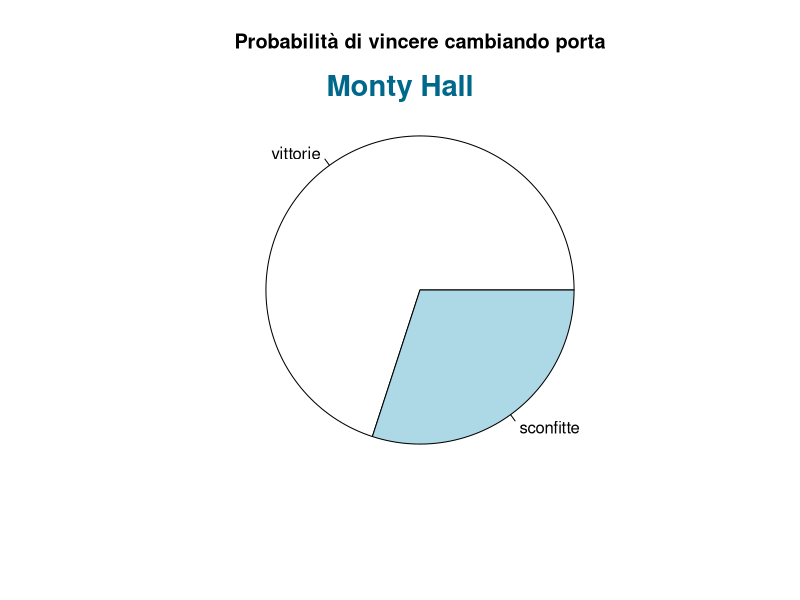

Write R code to recreate this figure.
# Calcolo della probabilità di vincere se si cambia la porta

# Numero di turni di gioco
num_turni <- 100

# Inizializza il numero di vittorie a 0 e il numero di porte a 3
num_vittorie <- 0
num_porte <- 3
x <- c(1:num_porte)

# Simulazione 
for (i in 1:num_turni)
{
  # Inizializza le porte a 0 (senza premio)
  porte <- rep(0,num_porte) 
  
  # Estrai casualmente una porta (indice) per il premio
  premio <- sample(x, 1) 
  
  #  Assegna 1 alla porta contenente il premio 
  porte[premio] <- 1
  
  # Il concorrente sceglie una porta da aprire
  scelta <- sample(x, 1)
  
  # Se la porta scelta contiene il premio, allora l'host apre una delle altre due porte (senza premio)
  # e lascia chiusa quella che diventa la seconda scelta del concorrente
  if (porte[scelta] == 1) scelta2 <- sample(x[-premio], 1)
  
  # Se invece la porta scelta non contiene il premio, l'host apre la porta senza premio tra le due rimanenti
  # e lascia chiusa quella col premio, che diventa la seconda scelta del concorrente
  if (porte[scelta] != 1) scelta2 <- premio
  
  # Se la seconda porta scelta dal concorrente contiene il premio, incrementa il numero di vittorie
  if (porte[scelta2] == 1) num_vittorie <- num_vittorie + 1
}

# Calcola la proporzione di vittorie
prop_vittorie <- num_vittorie / num_turni
  
# Dati per il diagramma a torta 
v <- c(prop_vittorie, 1-prop_vittorie)
  
# Stampa delle percentuali
print(v)
  
# Categorie per il diagramma a torta
cat <- c("vittorie", "sconfitte")
  
# Diagramma a torta
pie(v, labels = cat, main = "Probabilità di vincere cambiando porta")

# Titolo
mtext("Monty Hall", side = 3, line = -5, font = 2, cex = 1.75, outer = TRUE, col = 'deepskyblue4')
  